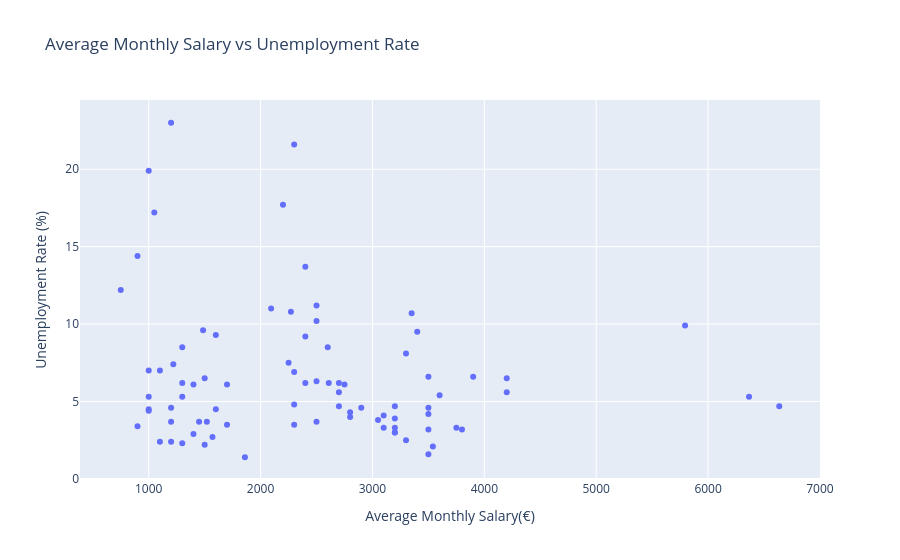

This figure's notebook cell:
### Markdown cell above
We also thought we should find try to find out the relationship between ``Average Monthy Salary`` and ``Unemployment Rate``, or if there even is a relationship.

### Code cell
fig3 = px.scatter(city_data, x='Average Monthly Salary', y='Unemployment Rate', title='Average Monthly Salary vs Unemployment Rate', labels={'Average Monthly Salary':'Average Monthly Salary(€)', 'Unemployment Rate':'Unemployment Rate (%)'}, hover_name='City', hover_data=['Country'])
fig3.show()

### Figure 1 — Plotly figure (JSON) as saved in the notebook; plotly's stock layout.template omitted (floating-point values rounded to 4 significant figures)
{"data": [{"customdata": [["Austria"], ["Austria"], ["Belgium"], ["Belgium"], ["Belgium"], ["Belgium"], ["Bulgaria"], ["Bulgaria"], ["Croatia"], ["Croatia"], ["Cyprus"], ["Cyprus"], ["Czechia"], ["Czechia"], ["Denmark"], ["Denmark"], ["Estonia"], ["Finland"], ["Finland"], ["France"], ["France"], ["France"], ["Germany"], ["Germany"], ["Germany"], ["Germany"], ["Germany"], ["Germany"], ["Germany"], ["Germany"], ["Germany"], ["Germany"], ["Greece"], ["Greece"], ["Hungary"], ["Hungary"], ["Hungary"], ["Ireland"], ["Ireland"], ["Italy"], ["Italy"], ["Italy"], ["Italy"], ["Italy"], ["Italy"], ["Latvia"], ["Luxembourg"], ["Malta"], ["Netherlands"], ["Netherlands"], ["Netherlands"], ["Netherlands"], ["Netherlands"], ["Norway"], ["Norway"], ["Norway"], ["Poland"], ["Poland"], ["Poland"], ["Portugal"], ["Portugal"], ["Portugal"], ["Portugal"], ["Romania"], ["Slovak Republic"], ["Slovenia"], ["Spain"], ["Spain"], ["Spain"], ["Spain"], ["Spain"], ["Sweden"], ["Sweden"], ["Sweden"], ["Switzerland"], ["Switzerland"], ["Switzerland"], ["Turkiye"], ["Turkiye"], ["United Kingdom"], ["United Kingdom"], ["United Kingdom"], ["United Kingdom"], ["United Kingdom"]], "hovertemplate": "<b>%{hovertext}</b><br><br>Average Monthly Salary(€)=%{x}<br>Unemployment Rate (%)=%{y}<br>Country=%{customdata[0]}<extra></extra>", "hovertext": ["Salzburg", "Vienna", "Antwerp", "Bruges", "Brussels", "Ghent", "Dobrich", "Sofia", "Split", "Zagreb", "Limassol", "Nicosia", "Ostrava", "Prague", "Copenhagen", "Odense", "Tallinn", "Helsinki", "Tampere", "Lyon", "Paris", "Toulouse", "Berlin", "Cologne", "Dresden", "Dusseldorf", "Frankfurt am Main", "Hamburg", "Hanover", "Leipzig", "Munich", "Stuttgart", "Athens", "Thessaloniki", "Budapest", "Debrecen", "Miskolc", "Cork", "Dublin", "Florence", "Milan", "Naples", "Rome", "Turin", "Venice", "Riga", "Luxembourg", "Malta", "Amsterdam", "Eindhoven", "Rotterdam", "The Hague", "Utrecht", "Bergen", "Oslo", "Stavanger", "Cracow", "Lodz", "Warsaw", "Braga", "Coimbra", "Lisbon", "Porto", "Giroc", "Bratislava", "Ljubljana", "Barcelona", "Madrid", "Malaga", "Seville", "Valencia", "Gothenburg", "Malmo", "Stockholm", "Basel", "Geneva", "Zurich", "Adana", "Ankara", "Edinburgh", "Glasgow", "Leeds", "Liverpool", "London"], "legendgroup": "", "marker": {"color": "#636efa", "symbol": "circle"}, "mode": "markers", "name": "", "orientation": "v", "showlegend": false, "type": "scatter", "x": [3200, 2500, 2609, 2700, 3350, 2400, 1200, 1300, 1500, 1570, 2500, 1486, 1520, 1860, 4200, 3400, 1700, 3900, 3500, 2300, 3300, 2600, 3200, 3200, 3050, 3200, 3800, 3500, 2800, 2800, 3540, 3300, 1050, 1000, 1100, 1000, 1000, 2700, 2900, 1300, 1700, 1200, 1600, 1300, 1400, 1300, 4200, 1450, 3750, 3100, 3100, 3500, 3200, 3500, 3600, 3500, 1400, 1200, 1500, 1000, 1000, 1220, 1100, 900, 1200, 1600, 2094, 2271, 2200, 2300, 2400, 2500, 2400, 2700, 6366, 5794, 6636, 750, 900, 2500, 2300, 2300, 2250, 2750], "xaxis": "x", "y": [3.0, 10.2, 6.2, 5.6, 10.7, 6.2, 4.6, 2.3, 6.5, 2.7, 11.2, 9.6, 3.7, 1.4, 6.5, 9.5, 3.5, 6.6, 6.6, 6.9, 8.1, 8.5, 4.7, 3.9, 3.8, 3.3, 3.2, 3.2, 4.0, 4.3, 2.1, 2.5, 17.2, 19.9, 2.4, 4.5, 4.4, 4.7, 4.6, 6.2, 6.1, 23.0, 9.3, 8.5, 6.1, 5.3, 5.6, 3.7, 3.3, 3.3, 4.1, 4.2, 3.0, 4.6, 5.4, 1.6, 2.9, 3.7, 2.2, 7.0, 5.3, 7.4, 7.0, 3.4, 2.4, 4.5, 11.0, 10.8, 17.7, 21.6, 13.7, 6.3, 9.2, 6.2, 5.3, 9.9, 4.7, 12.2, 14.4, 3.7, 4.8, 3.5, 7.5, 6.1], "yaxis": "y"}], "layout": {"legend": {"tracegroupgap": 0}, "title": {"text": "Average Monthly Salary vs Unemployment Rate"}, "xaxis": {"anchor": "y", "domain": [0, 1], "title": {"text": "Average Monthly Salary(€)"}}, "yaxis": {"anchor": "x", "domain": [0, 1], "title": {"text": "Unemployment Rate (%)"}}}}
